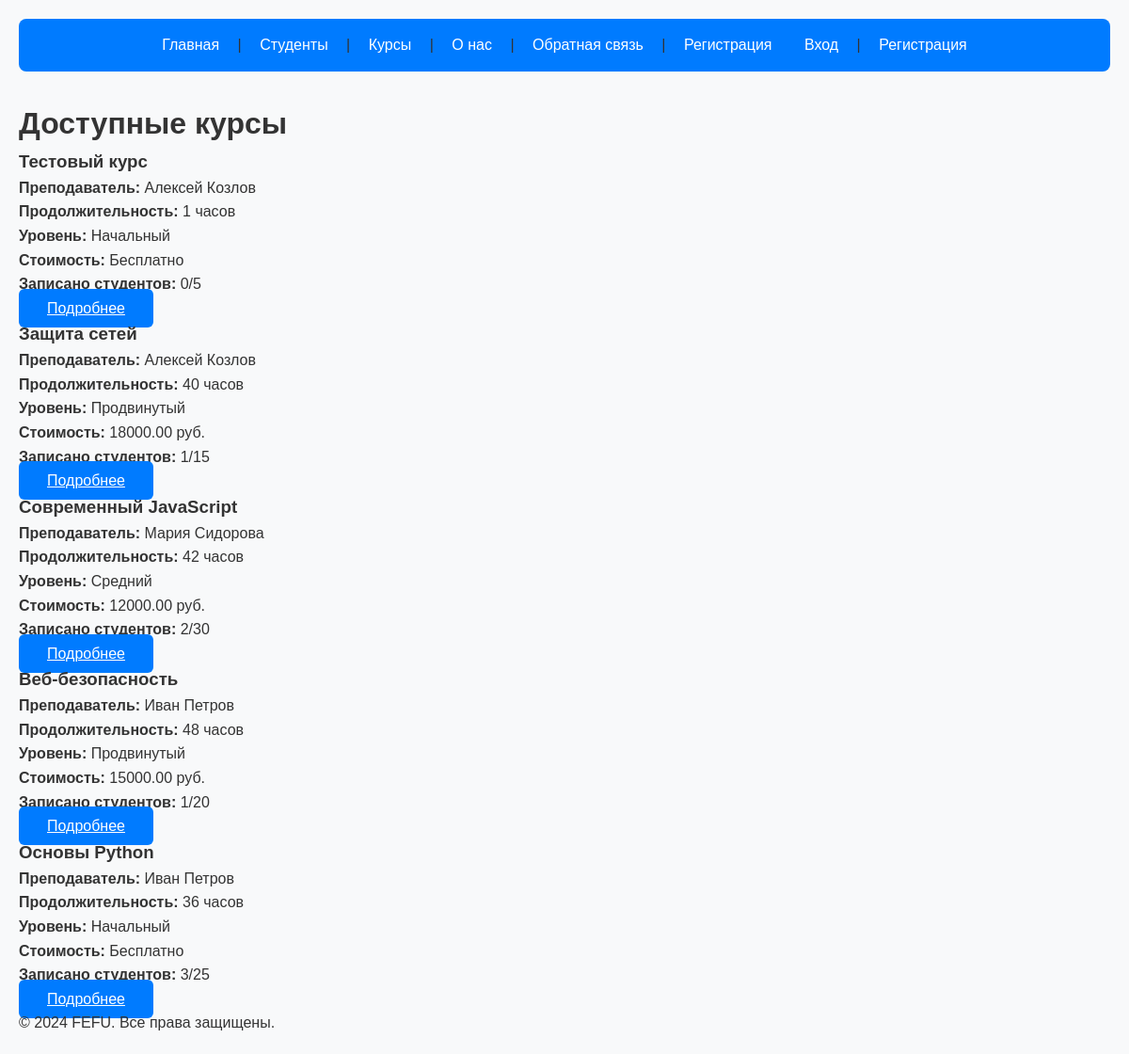
The app's page /courses/, older data.
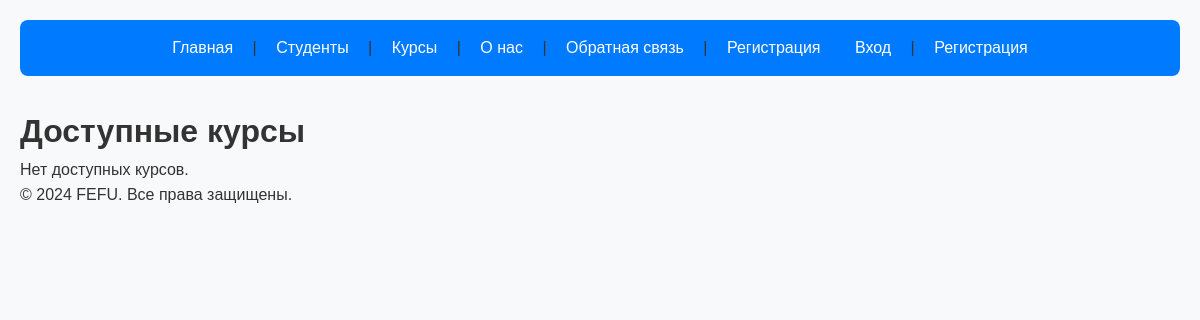
The same page, newer data.
### fefu_lab/models.py (models this page shows, shortened)
class Course(models.Model):
    LEVEL_CHOICES = [
        ('BEGINNER', 'Начальный'),
        ('INTERMEDIATE', 'Средний'),
        ('ADVANCED', 'Продвинутый'),
    ]
    title = models.CharField(
        max_length=200,
        verbose_name='Название курса'
    )
    slug = models.SlugField(
        max_length=200,
        unique=True,
        verbose_name='URL-идентификатор'
    )
    description = models.TextField(
        verbose_name='Описание курса'
    )
    duration = models.PositiveIntegerField(
        verbose_name='Продолжительность (часов)'
    )
    instructor = models.ForeignKey(
        Instructor,
        on_delete=models.SET_NULL,
        null=True,
        blank=True,
        related_name='courses',
        verbose_name='Преподаватель'
    )
    level = models.CharField(
        max_length=12,
        choices=LEVEL_CHOICES,
        default='BEGINNER',
        verbose_name='Уровень сложности'
    )
    max_students = models.PositiveIntegerField(
        default=30,
        verbose_name='Максимум студентов'
    )
    price = models.DecimalField(
        max_digits=8,
        decimal_places=2,
        default=0,
        verbose_name='Стоимость'
    )
    is_active = models.BooleanField(
        default=True,
        verbose_name='Активен'
    )
    created_at = models.DateTimeField(
        auto_now_add=True,
        verbose_name='Дата создания'
    )
    updated_at = models.DateTimeField(
        auto_now=True,
        verbose_name='Дата обновления'
    )
    class Meta:
        verbose_name = 'Курс'
        verbose_name_plural = 'Курсы'
        ordering = ['-created_at']
        db_table = 'courses'
    def enrolled_students_count(self):
        return self.enrollments.filter(status='ACTIVE').count()

class Instructor(models.Model):
    first_name = models.CharField(
        max_length=100,
        verbose_name='Имя'
    )
    last_name = models.CharField(
        max_length=100,
        verbose_name='Фамилия'
    )
    email = models.EmailField(
        unique=True,
        verbose_name='Email'
    )
    specialization = models.CharField(
        max_length=200,
        verbose_name='Специализация'
    )
    degree = models.CharField(
        max_length=100,
        blank=True,
        verbose_name='Ученая степень'
    )
    is_active = models.BooleanField(
        default=True,
        verbose_name='Активен'
    )
    created_at = models.DateTimeField(
        auto_now_add=True,
        verbose_name='Дата создания'
    )
    class Meta:
        verbose_name = 'Преподаватель'
        verbose_name_plural = 'Преподаватели'
        ordering = ['last_name', 'first_name']
    @property
    def full_name(self):
        return f"{self.first_name} {self.last_name}"

### fefu_lab/views.py (the view)
# urls.py: path('courses/', views.CourseListView.as_view(), name='course_list'),
class CourseListView(ListView):
    model = Course
    template_name = 'fefu_lab/course_list.html'
    context_object_name = 'courses'
    paginate_by = 9
    def get_queryset(self):
        return Course.objects.filter(is_active=True).select_related('instructor')

### templates/fefu_lab/course_list.html (shortened to what this page needs)
{% extends "fefu_lab/base.html" %}
{% block heading %}Доступные курсы{% endblock %}
{% block content %}
<div class="course-grid">
    {% for course in courses %}
    <div class="course-card">
        <h3>{{ course.title }}</h3>
        <p><strong>Преподаватель:</strong>
            {% if course.instructor %}
                {{ course.instructor.full_name }}
            {% else %}
                Не назначен
            {% endif %}
        </p>
        <p><strong>Продолжительность:</strong> {{ course.duration }} часов</p>
        <p><strong>Уровень:</strong> {{ course.get_level_display }}</p>
        <p><strong>Стоимость:</strong>
            {% if course.price > 0 %}
                {{ course.price }} руб.
            {% else %}
                Бесплатно
            {% endif %}
        </p>
        <p><strong>Записано студентов:</strong> {{ course.enrolled_students_count }}/{{ course.max_students }}</p>
        <a href="{% url 'course_detail' course.slug %}" class="btn">Подробнее</a>
    </div>
    {% empty %}
    <p>Нет доступных курсов.</p>
    {% endfor %}
</div>
{% endblock %}

Row changes from the older to the newer data that the page shows:
removed Course: title "Тестовый курс", instructor.full_name "Алексей Козлов", duration "1", level "Начальный", price "Бесплатно", enrolled_students_count "0", max_students "5"
removed Course: title "Защита сетей", instructor.full_name "Алексей Козлов", duration "40", level "Продвинутый", price "18000.00", enrolled_students_count "1", max_students "15"
removed Course: title "Современный JavaScript", instructor.full_name "Мария Сидорова", duration "42", level "Средний", price "12000.00", enrolled_students_count "2", max_students "30"
removed Course: title "Веб-безопасность", instructor.full_name "Иван Петров", duration "48", level "Продвинутый", price "15000.00", enrolled_students_count "1", max_students "20"
removed Course: title "Основы Python", instructor.full_name "Иван Петров", duration "36", level "Начальный", price "Бесплатно", enrolled_students_count "3", max_students "25"
Text that changed along with them:
text now shown: "Нет доступных курсов."
